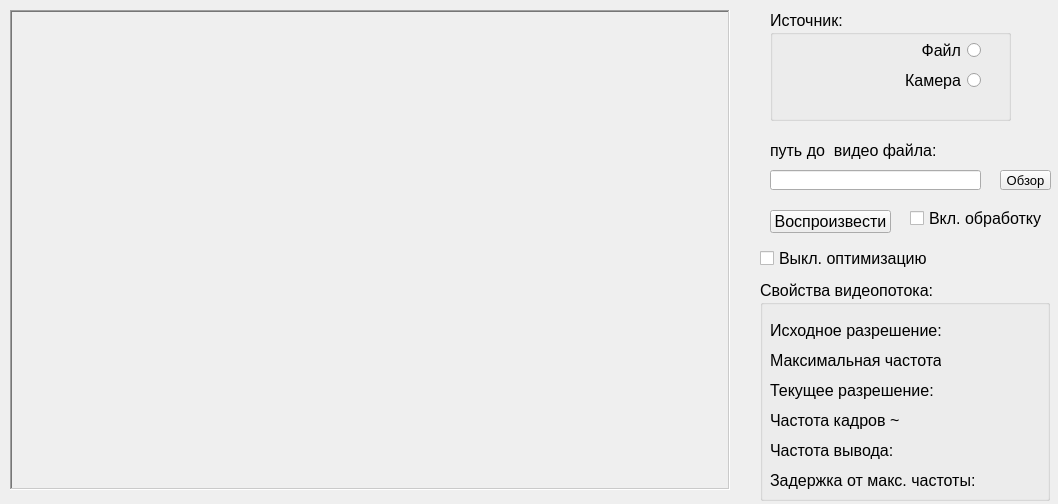
<?xml version="1.0" encoding="UTF-8"?>
<ui version="4.0">
 <class>Face_detectionClass</class>
 <widget class="QWidget" name="Face_detectionClass">
  <property name="enabled">
   <bool>true</bool>
  </property>
  <property name="geometry">
   <rect>
    <x>0</x>
    <y>0</y>
    <width>1058</width>
    <height>504</height>
   </rect>
  </property>
  <property name="sizePolicy">
   <sizepolicy hsizetype="Preferred" vsizetype="Maximum">
    <horstretch>0</horstretch>
    <verstretch>0</verstretch>
   </sizepolicy>
  </property>
  <property name="minimumSize">
   <size>
    <width>1058</width>
    <height>504</height>
   </size>
  </property>
  <property name="maximumSize">
   <size>
    <width>1058</width>
    <height>504</height>
   </size>
  </property>
  <property name="windowTitle">
   <string>Face_detection</string>
  </property>
  <widget class="QPushButton" name="knopka">
   <property name="geometry">
    <rect>
     <x>770</x>
     <y>210</y>
     <width>121</width>
     <height>23</height>
    </rect>
   </property>
   <property name="minimumSize">
    <size>
     <width>121</width>
     <height>23</height>
    </size>
   </property>
   <property name="maximumSize">
    <size>
     <width>121</width>
     <height>23</height>
    </size>
   </property>
   <property name="font">
    <font>
     <pointsize>12</pointsize>
    </font>
   </property>
   <property name="text">
    <string>Воспроизвести</string>
   </property>
  </widget>
  <widget class="QGroupBox" name="groupBox_2">
   <property name="geometry">
    <rect>
     <x>760</x>
     <y>280</y>
     <width>290</width>
     <height>221</height>
    </rect>
   </property>
   <property name="minimumSize">
    <size>
     <width>241</width>
     <height>111</height>
    </size>
   </property>
   <property name="maximumSize">
    <size>
     <width>290</width>
     <height>230</height>
    </size>
   </property>
   <property name="font">
    <font>
     <pointsize>12</pointsize>
    </font>
   </property>
   <property name="title">
    <string>Свойства видеопотока:</string>
   </property>
   <widget class="QLabel" name="label_2">
    <property name="geometry">
     <rect>
      <x>10</x>
      <y>40</y>
      <width>191</width>
      <height>21</height>
     </rect>
    </property>
    <property name="text">
     <string>Исходное разрешение:</string>
    </property>
   </widget>
   <widget class="QLabel" name="label_3">
    <property name="geometry">
     <rect>
      <x>10</x>
      <y>70</y>
      <width>171</width>
      <height>21</height>
     </rect>
    </property>
    <property name="text">
     <string>Максимальная частота:</string>
    </property>
   </widget>
   <widget class="QLabel" name="label_4">
    <property name="geometry">
     <rect>
      <x>10</x>
      <y>100</y>
      <width>171</width>
      <height>21</height>
     </rect>
    </property>
    <property name="text">
     <string>Текущее разрешение:</string>
    </property>
   </widget>
   <widget class="QLabel" name="label_5">
    <property name="geometry">
     <rect>
      <x>10</x>
      <y>130</y>
      <width>141</width>
      <height>21</height>
     </rect>
    </property>
    <property name="text">
     <string>Частота кадров ~</string>
    </property>
   </widget>
   <widget class="QLabel" name="SizeVideo_1">
    <property name="geometry">
     <rect>
      <x>190</x>
      <y>40</y>
      <width>91</width>
      <height>21</height>
     </rect>
    </property>
    <property name="text">
     <string/>
    </property>
   </widget>
   <widget class="QLabel" name="FPS_1">
    <property name="geometry">
     <rect>
      <x>190</x>
      <y>70</y>
      <width>91</width>
      <height>21</height>
     </rect>
    </property>
    <property name="text">
     <string/>
    </property>
   </widget>
   <widget class="QLabel" name="Size_Video_2">
    <property name="geometry">
     <rect>
      <x>170</x>
      <y>100</y>
      <width>121</width>
      <height>21</height>
     </rect>
    </property>
    <property name="text">
     <string/>
    </property>
   </widget>
   <widget class="QLabel" name="FPS_2">
    <property name="geometry">
     <rect>
      <x>160</x>
      <y>130</y>
      <width>121</width>
      <height>20</height>
     </rect>
    </property>
    <property name="text">
     <string/>
    </property>
   </widget>
   <widget class="QLabel" name="label_6">
    <property name="geometry">
     <rect>
      <x>10</x>
      <y>160</y>
      <width>141</width>
      <height>20</height>
     </rect>
    </property>
    <property name="text">
     <string>Частота вывода:</string>
    </property>
   </widget>
   <widget class="QLabel" name="label_7">
    <property name="geometry">
     <rect>
      <x>150</x>
      <y>160</y>
      <width>131</width>
      <height>21</height>
     </rect>
    </property>
    <property name="text">
     <string/>
    </property>
   </widget>
   <widget class="QLabel" name="label_8">
    <property name="geometry">
     <rect>
      <x>10</x>
      <y>190</y>
      <width>211</width>
      <height>20</height>
     </rect>
    </property>
    <property name="text">
     <string>Задержка от макс. частоты:</string>
    </property>
   </widget>
   <widget class="QLabel" name="label_9">
    <property name="geometry">
     <rect>
      <x>220</x>
      <y>190</y>
      <width>51</width>
      <height>21</height>
     </rect>
    </property>
    <property name="text">
     <string/>
    </property>
   </widget>
  </widget>
  <widget class="QToolButton" name="toolButton">
   <property name="geometry">
    <rect>
     <x>1000</x>
     <y>170</y>
     <width>51</width>
     <height>20</height>
    </rect>
   </property>
   <property name="minimumSize">
    <size>
     <width>51</width>
     <height>20</height>
    </size>
   </property>
   <property name="maximumSize">
    <size>
     <width>51</width>
     <height>20</height>
    </size>
   </property>
   <property name="font">
    <font>
     <pointsize>10</pointsize>
    </font>
   </property>
   <property name="text">
    <string>Обзор</string>
   </property>
  </widget>
  <widget class="QLineEdit" name="lineEdit">
   <property name="geometry">
    <rect>
     <x>770</x>
     <y>170</y>
     <width>211</width>
     <height>20</height>
    </rect>
   </property>
   <property name="minimumSize">
    <size>
     <width>211</width>
     <height>20</height>
    </size>
   </property>
   <property name="maximumSize">
    <size>
     <width>211</width>
     <height>20</height>
    </size>
   </property>
   <property name="font">
    <font>
     <pointsize>12</pointsize>
    </font>
   </property>
   <property name="layoutDirection">
    <enum>Qt::RightToLeft</enum>
   </property>
  </widget>
  <widget class="QGroupBox" name="groupBox">
   <property name="geometry">
    <rect>
     <x>770</x>
     <y>10</y>
     <width>241</width>
     <height>111</height>
    </rect>
   </property>
   <property name="minimumSize">
    <size>
     <width>241</width>
     <height>111</height>
    </size>
   </property>
   <property name="maximumSize">
    <size>
     <width>241</width>
     <height>111</height>
    </size>
   </property>
   <property name="font">
    <font>
     <pointsize>12</pointsize>
    </font>
   </property>
   <property name="title">
    <string>Источник:</string>
   </property>
   <widget class="QRadioButton" name="radioButton">
    <property name="geometry">
     <rect>
      <x>30</x>
      <y>60</y>
      <width>181</width>
      <height>21</height>
     </rect>
    </property>
    <property name="minimumSize">
     <size>
      <width>181</width>
      <height>21</height>
     </size>
    </property>
    <property name="maximumSize">
     <size>
      <width>181</width>
      <height>21</height>
     </size>
    </property>
    <property name="font">
     <font>
      <pointsize>12</pointsize>
     </font>
    </property>
    <property name="layoutDirection">
     <enum>Qt::RightToLeft</enum>
    </property>
    <property name="text">
     <string>Камера</string>
    </property>
   </widget>
   <widget class="QRadioButton" name="radioButton_2">
    <property name="geometry">
     <rect>
      <x>30</x>
      <y>30</y>
      <width>181</width>
      <height>21</height>
     </rect>
    </property>
    <property name="minimumSize">
     <size>
      <width>181</width>
      <height>21</height>
     </size>
    </property>
    <property name="maximumSize">
     <size>
      <width>181</width>
      <height>21</height>
     </size>
    </property>
    <property name="font">
     <font>
      <pointsize>12</pointsize>
     </font>
    </property>
    <property name="layoutDirection">
     <enum>Qt::RightToLeft</enum>
    </property>
    <property name="inputMethodHints">
     <set>Qt::ImhNoAutoUppercase</set>
    </property>
    <property name="text">
     <string>Файл</string>
    </property>
   </widget>
  </widget>
  <widget class="QLabel" name="label">
   <property name="geometry">
    <rect>
     <x>10</x>
     <y>10</y>
     <width>720</width>
     <height>480</height>
    </rect>
   </property>
   <property name="font">
    <font>
     <pointsize>12</pointsize>
    </font>
   </property>
   <property name="autoFillBackground">
    <bool>false</bool>
   </property>
   <property name="styleSheet">
    <string notr="true">border-image: url(:/Face_detection/Resources/Fon_video.bmp);</string>
   </property>
   <property name="frameShape">
    <enum>QFrame::WinPanel</enum>
   </property>
   <property name="frameShadow">
    <enum>QFrame::Sunken</enum>
   </property>
   <property name="lineWidth">
    <number>20</number>
   </property>
   <property name="text">
    <string/>
   </property>
   <property name="alignment">
    <set>Qt::AlignCenter</set>
   </property>
  </widget>
  <widget class="QLabel" name="label_10">
   <property name="geometry">
    <rect>
     <x>770</x>
     <y>140</y>
     <width>211</width>
     <height>20</height>
    </rect>
   </property>
   <property name="font">
    <font>
     <pointsize>12</pointsize>
    </font>
   </property>
   <property name="text">
    <string>путь до  видео файла:</string>
   </property>
  </widget>
  <widget class="QCheckBox" name="checkBox">
   <property name="geometry">
    <rect>
     <x>910</x>
     <y>210</y>
     <width>151</width>
     <height>17</height>
    </rect>
   </property>
   <property name="font">
    <font>
     <pointsize>12</pointsize>
    </font>
   </property>
   <property name="text">
    <string>Вкл. обработку</string>
   </property>
  </widget>
  <widget class="QCheckBox" name="checkBox_2">
   <property name="geometry">
    <rect>
     <x>760</x>
     <y>250</y>
     <width>181</width>
     <height>17</height>
    </rect>
   </property>
   <property name="font">
    <font>
     <pointsize>12</pointsize>
    </font>
   </property>
   <property name="text">
    <string>Выкл. оптимизацию</string>
   </property>
  </widget>
 </widget>
 <layoutdefault spacing="6" margin="11"/>
 <resources>
  <include location="face_detection.qrc"/>
 </resources>
 <connections/>
</ui>
